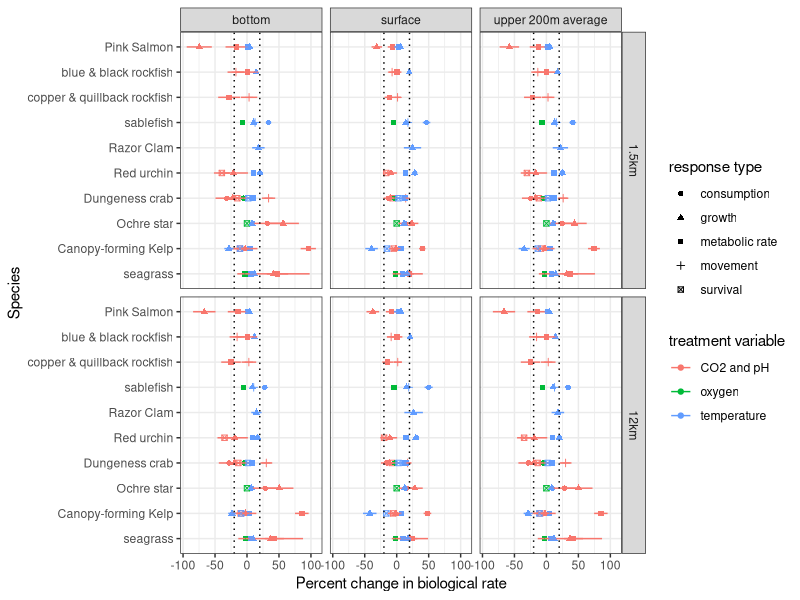
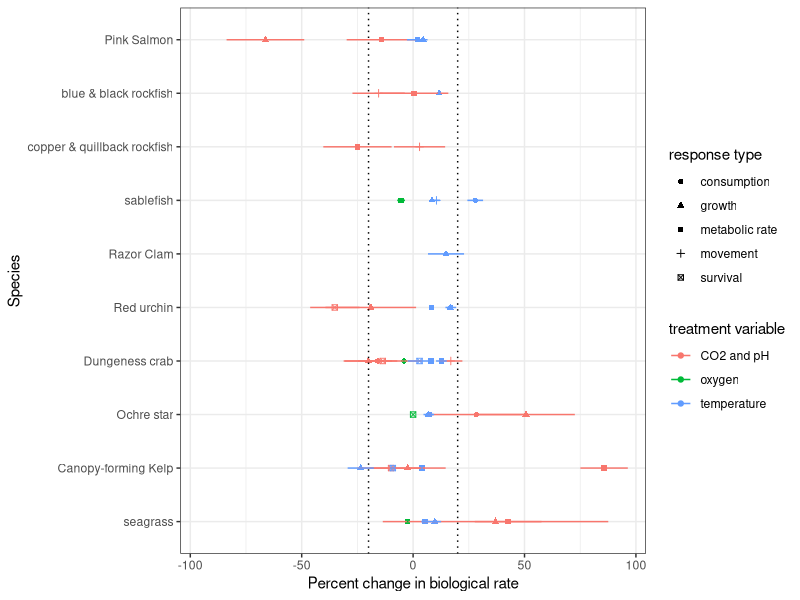
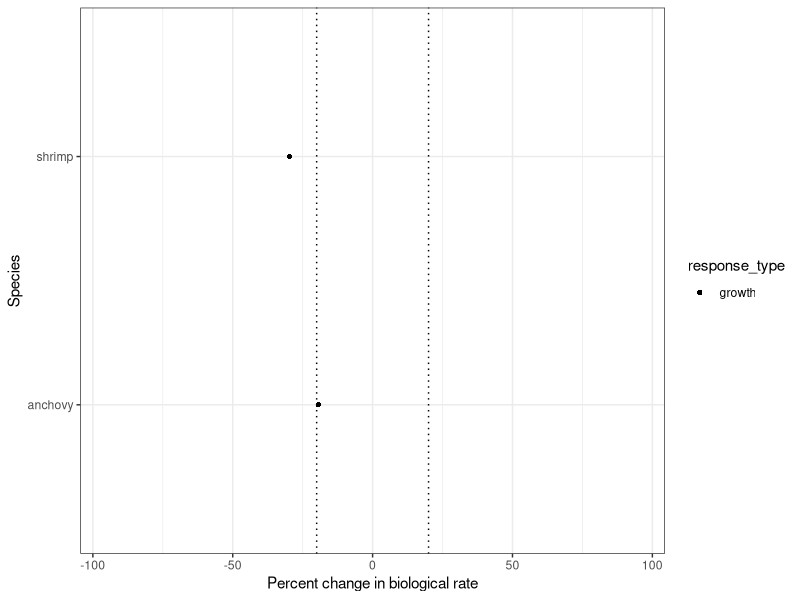
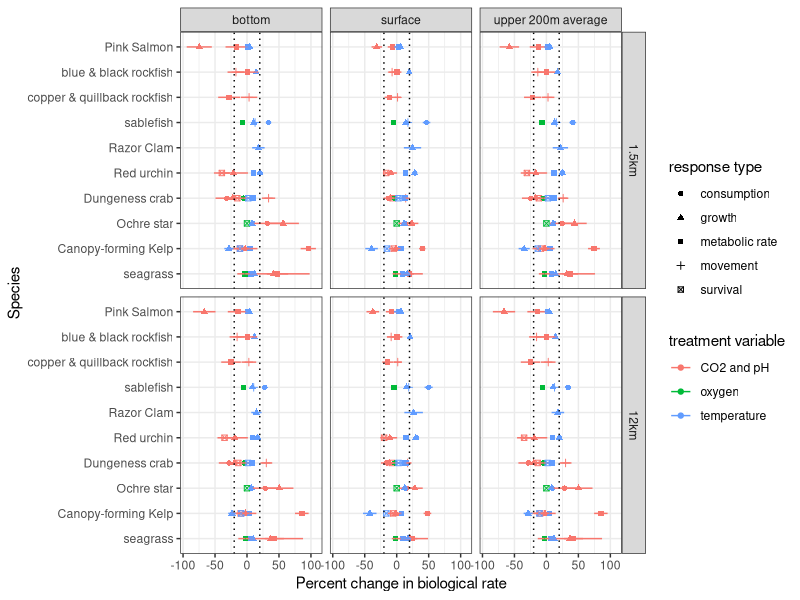
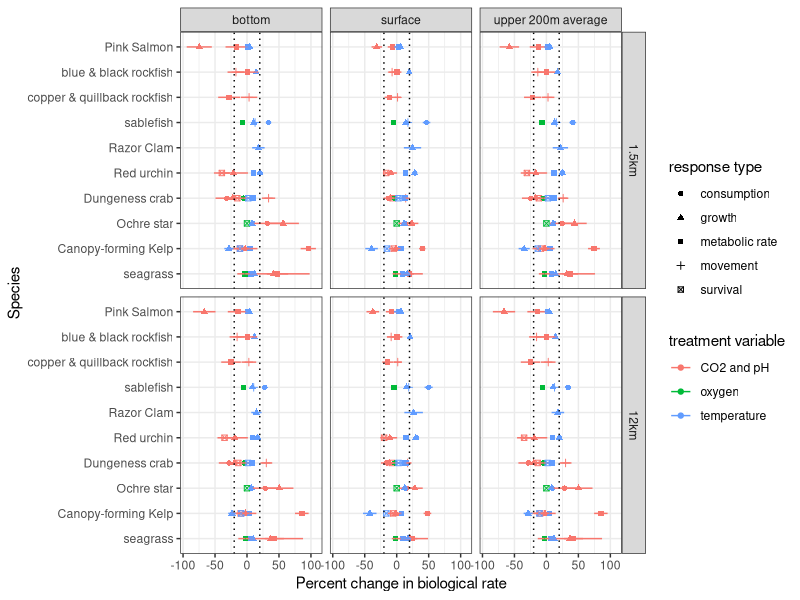
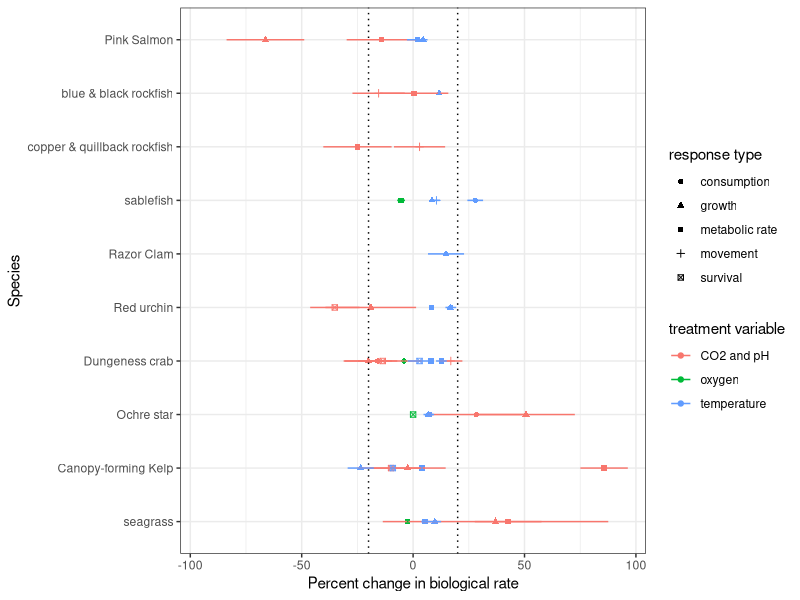
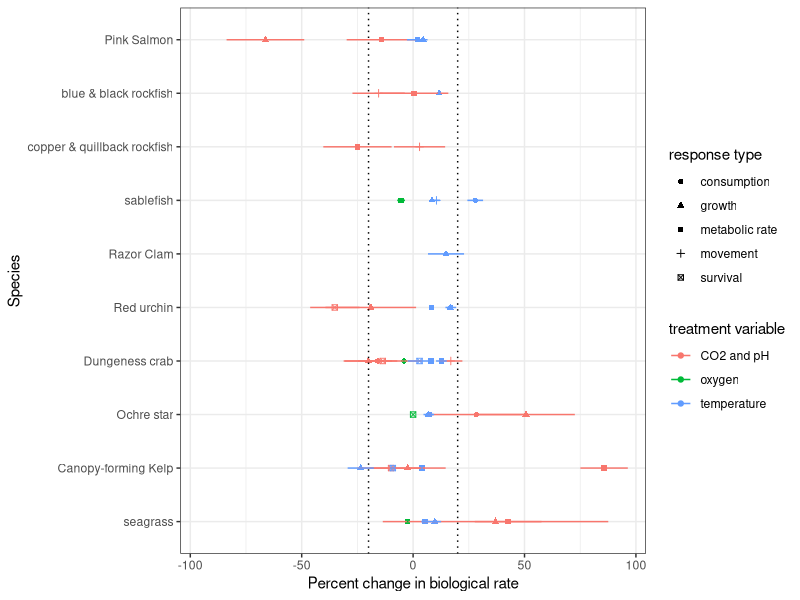
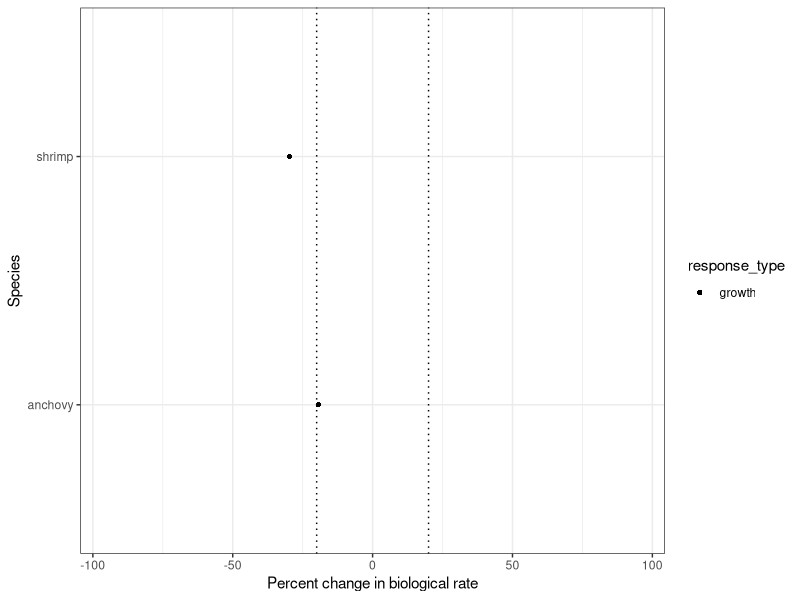

The R source for these figures, in order: (Note: this script raises an error after producing the figures.)
#goal: combine data for overall sensitivity, projecting uncertainty
#idea: take a weighted average of slopes, using metanalalysis approach.
#weight the individual effect sizes by the inverse of the effect size variance to account for
#the precision of each study

#librarieslibrary(nlme) 
library(tidyverse)
library(broom)

sensitivity_by_study<-read_csv("processed_data/sensitivity_by_study_cal.csv")

sensitivity_by_study$treatment_var
names(sensitivity_by_study)
###############
#reorder species
###############
sensitivity_by_study<-sensitivity_by_study%>%
  mutate(zone=case_when(Life_stage %in% c("larvae", "megalopa", "Larvae", "Brachiolaria larva") ~ "pelagic",
                        English_Name =="Pink Salmon" ~ "mesopelagic",
                        TRUE ~ "benthic"))

#arrange order of species
order_desired<-c("Pink Salmon", "blue & black rockfish", 
                 "copper & quillback rockfish", "sablefish", "Razor Clam", "Red urchin", "Dungeness crab", 
                 "Ochre star", "Canopy-forming Kelp", "seagrass")

sensitivity_by_study<-sensitivity_by_study %>%
  mutate(category =  factor(English_Name, levels = order_desired)) %>%
  arrange(category)  

sensitivity_by_study$English_Name <- factor(sensitivity_by_study$English_Name, 
                                            levels = rev(order_desired))

####################

#calculate the meta-analyzed slope for each treatment type, species, zone, and major response category.
#calculate a slope for each species and response type, 
#weighted by the inverse of the variances, 
#with an overall variance as the inverse of the summed weights (1/sum(1/se2)) (Lipsey and Wilson).
#SD of mean (SE) = square root of variance, sqrt(variance) = SE, variance = SE^2.
#the standard error of the average effect size Xbar becomes SE(Xbar)=sqrt((∑Wi)^(−1)) = sqrt((sum(1/(se_estimate^2)))^(−1))



#calculate weighted mean by species x treatment x response type x zone occupied
sensitivity_by_group<-sensitivity_by_study %>%
  mutate(weight_slope=1/((std.error+0.001)^2)) %>%
  group_by(English_Name, treatment_var, response_type, zone) %>%
  mutate(variance=se_estimate^2, weight=1/(variance+0.00000001)) %>%
  dplyr::summarize(weighted_sensitivity=weighted.mean(mean_estimate, w=weight), 
                   weight_test=sum(weight*mean_estimate)/sum(weight),
                   n=n(), SE_wmean=sqrt(1/(sum(weight)))) %>%
  mutate(lo_95=weighted_sensitivity-1.96*SE_wmean, hi_95=weighted_sensitivity+1.96*SE_wmean)

write_csv(sensitivity_by_group, "processed_data/sensitivity_by_group.csv")

#get mean projected change for each zone and model
environmental_mean_deltas<-read_csv("processed_data/table_delta_masked.csv") %>%
  mutate(modelzone=water_range) %>%
  mutate(variable=ifelse(variable=="temp", "temperature", variable)) 



#right_join so that each model and zone delta is joined by a sensitivity on the left
all_models_response_estimates<-right_join(sensitivity_by_group, environmental_mean_deltas, by = c("treatment_var" = "variable"))


all_models_response_estimates<-all_models_response_estimates %>%
  mutate(percentchange=weighted_sensitivity*mean_delta*100) %>% #calculate meta-analyzed sensitivity
  mutate(percentchange_lo_95=lo_95*mean_delta*100) %>% #calculate low 95CI
  mutate(percentchange_hi_95=hi_95*mean_delta*100)  #calculate high 95CI



# combine oxygen and CO2 responses for plotting standardized responses (slopes)
all_models_response_estimates<-all_models_response_estimates%>%
  mutate(treatment_var2=ifelse(
    treatment_var %in% c("pH", "CO2"), "CO2 and pH", treatment_var))

#plot all responses across different models and water zones
all_models_response_estimates %>%
  mutate(model=ifelse(model=="2km","1.5km", model)) %>%
  mutate(modelzone=ifelse(modelzone=="200m", "upper 200m average", modelzone)) %>%
  ggplot(aes(x=percentchange, y=English_Name, shape=response_type, col=treatment_var2)) +
  #coord_cartesian(xlim=c(-100,150))  +
  facet_grid(model~ modelzone) +
  geom_point() + theme_bw() +
  labs(y = "Species", x="Percent change in biological rate") +
  geom_errorbarh(aes(xmin=(percentchange_lo_95), 
                     xmax=(percentchange_hi_95)), height=0) +
  geom_vline(xintercept = c(-20, 20), linetype="dotted") +
  labs(col = "treatment variable", shape="response type")
ggsave("figures/meta_sensitivities_allmodels.png", width = 10, height = 8)
ggsave("figures/meta_sensitivities_allmodels.pdf", width = 10, height = 8)


# make summary figure that uses the most relavant water zone per response type for 12km CCS
domain_relavant_layer_12km<-all_models_response_estimates %>%
  filter(model=="12km") %>%
  filter(zone=="benthic" & modelzone=="bottom" |
         zone=="pelagic" & modelzone=="surface" |
         zone=="mesopelagic" & modelzone=="200m")

#plot responses for big domain and relevant layer
#plot all responses across different models and water zones
domain_relavant_layer_12km %>%
  ggplot(aes(x=percentchange, y=English_Name, shape=response_type, col=treatment_var2)) +
  coord_cartesian(xlim=c(-95,95)) +
  geom_point() + theme_bw() +
  labs(y = "Species", x="Percent change in biological rate", 
       col = "treatment variable", shape="response type") +
  geom_errorbarh(aes(xmin=(percentchange_lo_95), 
                     xmax=(percentchange_hi_95)), height=0) +
  geom_vline(xintercept = c(-20, 20), linetype="dotted") 
ggsave("figures/meta_sensitivities_relevant_12km.png", width = 7, height = 4)
ggsave("figures/meta_sensitivities_relevant_12km.pdf", width = 7, height = 4)

#Anchovy MI: -19.4%
#Shrimp MI: -29.7%
#make a dataframe to plot Evan's species' responses.
MI_index_response<-data.frame(English_Name=c("anchovy","shrimp"), 
                              percentchange=c(-19.4, -29.7),
                              response_type="growth")
MI_index_response%>%
  ggplot(aes(x=percentchange, y=English_Name, shape=response_type)) +
  coord_cartesian(xlim=c(-95,95)) +
  geom_point() + theme_bw() +
  labs(y = "Species", x="Percent change in biological rate") +
  geom_vline(xintercept = c(-20, 20), linetype="dotted") 
ggsave("figures/MI_sensitivities.png", width = 6, height = 1)
ggsave("figures/MI_sensitivities.pdf", width = 6, height = 1)

write_csv(bigdomain_relavant_layer, "processed_data/bigdomain_relavant_layer")
write_csv(all_models_response_estimates, "processed_data/all_models_response_estimates")

#for supplement, repeat for 1.5km model
# make summary figure that uses the most relavant water zone per response type for 12km CCS
relavant_layer_2km<-all_models_response_estimates %>%
  filter(model=="2km") %>%
  filter(zone=="benthic" & modelzone=="bottom" |
           zone=="pelagic" & modelzone=="surface" |
           zone=="mesopelagic" & modelzone=="200m")

#plot responses for big domain and relevant layer
#plot all responses across different models and water zones
relavant_layer_2km %>%
  ggplot(aes(x=percentchange, y=English_Name, shape=response_type, col=treatment_var2)) +
  coord_cartesian(xlim=c(-95,95)) +
  geom_point() + theme_bw() +
  labs(y = "Species", x="Percent change in biological rate", 
       col = "treatment variable", shape="response type") +
  geom_errorbarh(aes(xmin=(percentchange_lo_95), 
                     xmax=(percentchange_hi_95)), height=0) +
  geom_vline(xintercept = c(-20, 20), linetype="dotted") 
ggsave("figures/meta_sensitivities_relevant_2km.png", width = 7, height = 4)
ggsave("figures/meta_sensitivities_relevant_2km.pdf", width = 7, height = 4)
